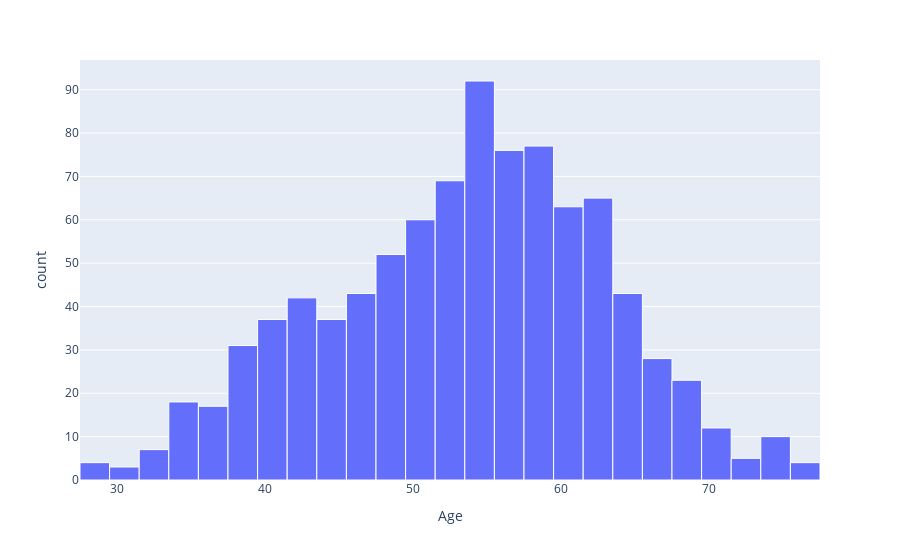

The code cell stored with this chart in its notebook:
### Markdown cell above
## Plotting Every Column

### Code cell
age = px.histogram(df, x='Age').update_traces(marker_line_width=1, marker_line_color='white')
age.show()

### Figure 1 — Plotly figure (JSON) as saved in the notebook; plotly's stock layout.template omitted (floating-point values rounded to 4 significant figures; data arrays with more than 128 entries replaced by an {"elided": "..."} marker saying what was removed)
{"data": [{"alignmentgroup": "True", "bingroup": "x", "hovertemplate": "Age=%{x}<br>count=%{y}<extra></extra>", "legendgroup": "", "marker": {"color": "#636efa", "line": {"color": "white", "width": 1}, "pattern": {"shape": ""}}, "name": "", "offsetgroup": "", "orientation": "v", "showlegend": false, "type": "histogram", "x": {"elided": "918 int values"}, "xaxis": "x", "yaxis": "y"}], "layout": {"barmode": "relative", "legend": {"tracegroupgap": 0}, "margin": {"t": 60}, "xaxis": {"anchor": "y", "domain": [0, 1], "title": {"text": "Age"}}, "yaxis": {"anchor": "x", "domain": [0, 1], "title": {"text": "count"}}}}
